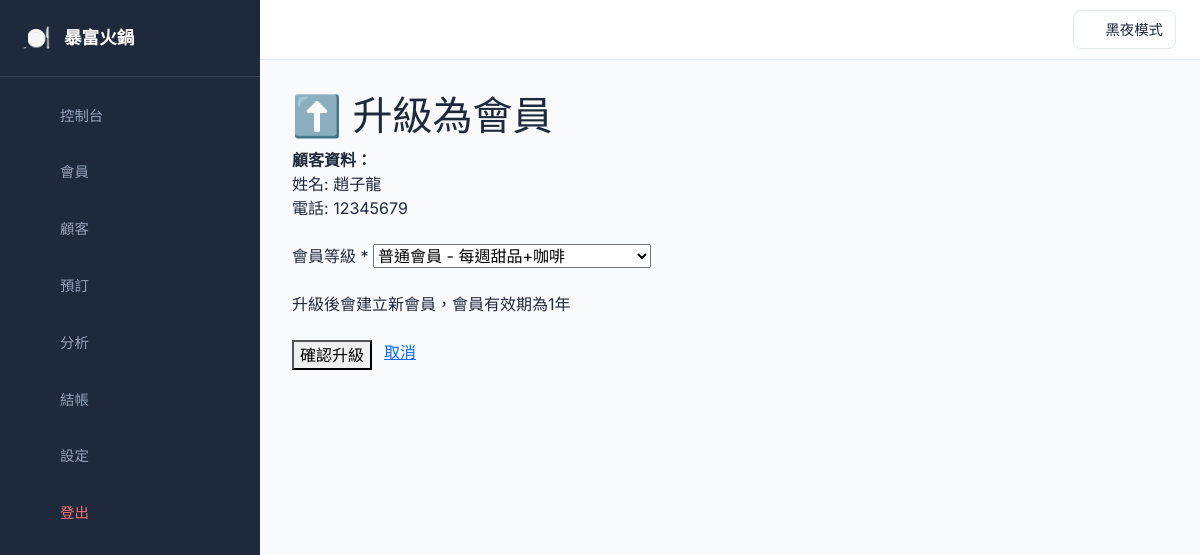
The app's page /customers/1/upgrade (signed in) with its own data.
### app.py (models this page shows)
class Settings(Base):
    __tablename__ = 'settings'
    id = Column(Integer, primary_key=True)
    restaurant_name = Column(String(100), default='我的餐廳')
    dark_mode = Column(Integer, default=0)  # 0 = light, 1 = dark

class Customer(Base):
    __tablename__ = 'customers'
    id = Column(Integer, primary_key=True)
    name = Column(String(100), nullable=False)
    phone = Column(String(20), unique=True, nullable=False)
    email = Column(String(100))
    birthday = Column(DateTime)
    tags = Column(String(500))  # 標籤，用逗號分隔
    address = Column(String(200))
    avg_spend = Column(Float, default=0.0)
    preferences = Column(Text)  # e.g. "愛辣、不吃蔥"
    allergies = Column(Text)  # 過敏食物
    notes = Column(Text)  # 額外備註
    visits = Column(Integer, default=0)
    total_spent = Column(Float, default=0)  # 總消費
    points = Column(Integer, default=0)  # 積分 (已停用)
    created_at = Column(DateTime, default=datetime.utcnow)
    updated_at = Column(DateTime, default=datetime.utcnow, onupdate=datetime.utcnow)

### app.py (the view, shortened to what this page needs)
@app.route('/customers/<int:customer_id>/upgrade', methods=['GET', 'POST'])
@login_required
def upgrade_to_member(customer_id):
    db = get_db_session()
    customer = db.query(Customer).get(customer_id)
    if not customer:
        flash('顧客不存在', 'error')
        db.close()
        return redirect(url_for('customers'))
    db.close()
    return render_template('upgrade_to_member.html', customer=customer)

### app.py (called while the page is built)
@app.after_request
def add_header(response):
    response.headers['Cache-Control'] = 'no-cache, no-store, must-revalidate'
    response.headers['Pragma'] = 'no-cache'
    response.headers['Expires'] = '0'
    return response

@app.context_processor
def inject_dark_mode():
    db = get_db_session()
    settings_obj = db.query(Settings).first()
    dark_mode = settings_obj.dark_mode if settings_obj else 0
    restaurant_name = settings_obj.restaurant_name if settings_obj else '我的餐廳'
    db.close()
    return dict(dark_mode=dark_mode, restaurant_name=restaurant_name)

def get_db_session():
    return Session()

def login_required(f):
    @wraps(f)
    def decorated_function(*args, **kwargs):
        if 'employee_id' not in session:
            return redirect(url_for('login'))
        return f(*args, **kwargs)
    return decorated_function

### templates/upgrade_to_member.html (shortened to what this page needs)
{% extends "base.html" %}
{% block content %}
    <div class="cp-header">
        <h1 class="cp-title">⬆️ 升級為會員</h1>
    </div>
    <div class="cp-card" style="max-width: 500px;">
        <div class="cp-alert cp-alert-success mb-4">
            <strong>顧客資料：</strong><br>
            姓名: {{ customer.name }}<br>
            電話: {{ customer.phone }}<br>
        </div>
        <form method="POST">
            <div class="mb-4">
                <label class="cp-form-label">會員等級 *</label>
                <select name="tier" class="cp-form-control" required>
                    <option value="普通會員">普通會員 - 每週甜品+咖啡</option>
                </select>
            </div>
            <div class="cp-alert cp-alert-success mb-4">
                升級後會建立新會員，會員有效期為1年
            </div>
            <div style="display: flex; gap: 0.75rem;">
                <button type="submit" class="cp-btn cp-btn-primary">確認升級</button>
                <a href="{{ url_for('customers') }}" class="cp-btn cp-btn-secondary">取消</a>
            </div>
        </form>
    </div>
{% endblock %}

### templates/base.html (shortened to what this page needs)
<!DOCTYPE html>
<html lang="zh-HK">
<head>
    <link href="/static/css/bootstrap.min.css" rel="stylesheet">
    <link rel="stylesheet" href="/static/css/bootstrap-icons.min.css">
</head>
<body>
    <nav id="sidebar">
        <div class="sidebar-brand">
            <span class="sidebar-brand-icon">🍽️</span>
            <span class="sidebar-brand-text">{{ restaurant_name|default('暴富火鍋') }}</span>
        </div>
        <ul class="sidebar-menu">
            <li class="sidebar-menu-item">
                <a href="{{ url_for('dashboard') }}" class="sidebar-menu-link {% if request.endpoint == 'dashboard' %}active{% endif %}">
                    <i class="bi bi-grid-1x2"></i><span>控制台</span>
                </a>
            </li>
            <li class="sidebar-menu-item">
                <a href="{{ url_for('members') }}" class="sidebar-menu-link {% if request.endpoint in ['members', 'add_member', 'edit_member', 'topup_member'] %}active{% endif %}">
                    <i class="bi bi-people"></i><span>會員</span>
                </a>
            </li>
            <li class="sidebar-menu-item">
                <a href="{{ url_for('customers') }}" class="sidebar-menu-link {% if request.endpoint in ['customers', 'add_customer', 'edit_customer'] %}active{% endif %}">
                    <i class="bi bi-person"></i><span>顧客</span>
                </a>
            </li>
            <li class="sidebar-menu-item">
                <a href="{{ url_for('reservations') }}" class="sidebar-menu-link {% if request.endpoint in ['reservations', 'add_reservation'] %}active{% endif %}">
                    <i class="bi bi-calendar-check"></i><span>預訂</span>
                </a>
            </li>
            <li class="sidebar-menu-item">
                <a href="{{ url_for('analytics') }}" class="sidebar-menu-link {% if request.endpoint == 'analytics' %}active{% endif %}">
                    <i class="bi bi-graph-up"></i><span>分析</span>
                </a>
            </li>
            <li class="sidebar-menu-item">
                <a href="{{ url_for('checkout') }}" class="sidebar-menu-link {% if request.endpoint in ['checkout', 'checkout_result'] %}active{% endif %}">
                    <i class="bi bi-cash-stack"></i><span>結帳</span>
                </a>
            </li>
            <li class="sidebar-menu-item">
                <a href="{{ url_for('settings') }}" class="sidebar-menu-link {% if request.endpoint == 'settings' %}active{% endif %}">
                    <i class="bi bi-gear"></i><span>設定</span>
                </a>
            </li>
            <li class="sidebar-menu-item" style="margin-top: auto;">
                <a href="{{ url_for('logout') }}" class="sidebar-menu-link" style="color: #f87171;">
                    <i class="bi bi-box-arrow-right"></i><span>登出</span>
                </a>
            </li>
        </ul>
    </nav>
    <button id="sidebarToggle" onclick="toggleSidebar()">
        <i class="bi bi-chevron-left"></i>
    </button>
    <div class="top-bar">
        <button class="theme-toggle" onclick="toggleTheme()">
            <i class="bi bi-moon" id="themeIcon"></i>
            <span id="themeText">黑夜模式</span>
        </button>
    </div>
    <main id="mainContent">
        {% block content %}{% endblock %}
    </main>
</body>
</html>

### templates/base.html (style rules this page uses)
* { box-sizing: border-box; }
:root { --sidebar-width: 260px; --sidebar-collapsed: 72px; --sidebar-bg: #1e293b; --sidebar-hover: #334155; --sidebar-active: #3b82f6; --bg-color: #f8fafc; --card-bg: #ffffff; --text-color: #1e293b; --border-color: #e2e8f0; }
body { font-family: 'Inter', -apple-system, sans-serif; margin: 0; background: var(--bg-color); color: var(--text-color); transition: background 0.3s, color 0.3s; }
#sidebar { position: fixed; top: 0; left: 0; width: var(--sidebar-width); height: 100vh; background: var(--sidebar-bg); z-index: 1000; overflow: hidden; display: flex; flex-direction: column; transition: width 0.3s ease; }
.sidebar-brand { padding: 20px; border-bottom: 1px solid #334155; display: flex; align-items: center; gap: 12px; color: #fff; font-size: 1.1rem; font-weight: 600; white-space: nowrap; }
.sidebar-brand-icon { font-size: 1.5rem; min-width: 32px; text-align: center; }
.sidebar-menu { list-style: none; padding: 12px; margin: 0; flex: 1; }
.sidebar-menu-item { margin-bottom: 4px; }
.sidebar-menu-link { display: flex; align-items: center; gap: 12px; padding: 12px; color: #94a3b8; text-decoration: none; border-radius: 8px; font-weight: 500; font-size: 0.9rem; white-space: nowrap; transition: all 0.2s; }
.sidebar-menu-link i { font-size: 1.2rem; min-width: 24px; text-align: center; }
#sidebarToggle { position: fixed; top: 20px; width: 28px; height: 28px; background: var(--sidebar-bg); border: none; border-radius: 6px; color: #fff; cursor: pointer; z-index: 1001; transition: left 0.3s ease, transform 0.3s ease; display: flex; align-items: center; justify-content: center; }
.top-bar { position: fixed; top: 0; left: var(--sidebar-width); right: 0; height: 60px; background: var(--card-bg); border-bottom: 1px solid var(--border-color); display: flex; align-items: center; justify-content: flex-end; padding: 0 24px; z-index: 999; transition: left 0.3s ease; }
.theme-toggle { background: none; border: 1px solid var(--border-color); border-radius: 8px; padding: 8px 12px; cursor: pointer; color: var(--text-color); display: flex; align-items: center; gap: 8px; font-size: 0.9rem; transition: all 0.2s; }
#mainContent { margin-left: var(--sidebar-width); margin-top: 60px; padding: 32px; min-height: calc(100vh - 60px); transition: margin-left 0.3s ease; }

### records on screen
Settings: restaurant_name "暴富火鍋"
Customer: name "趙子龍", phone "12345679"
